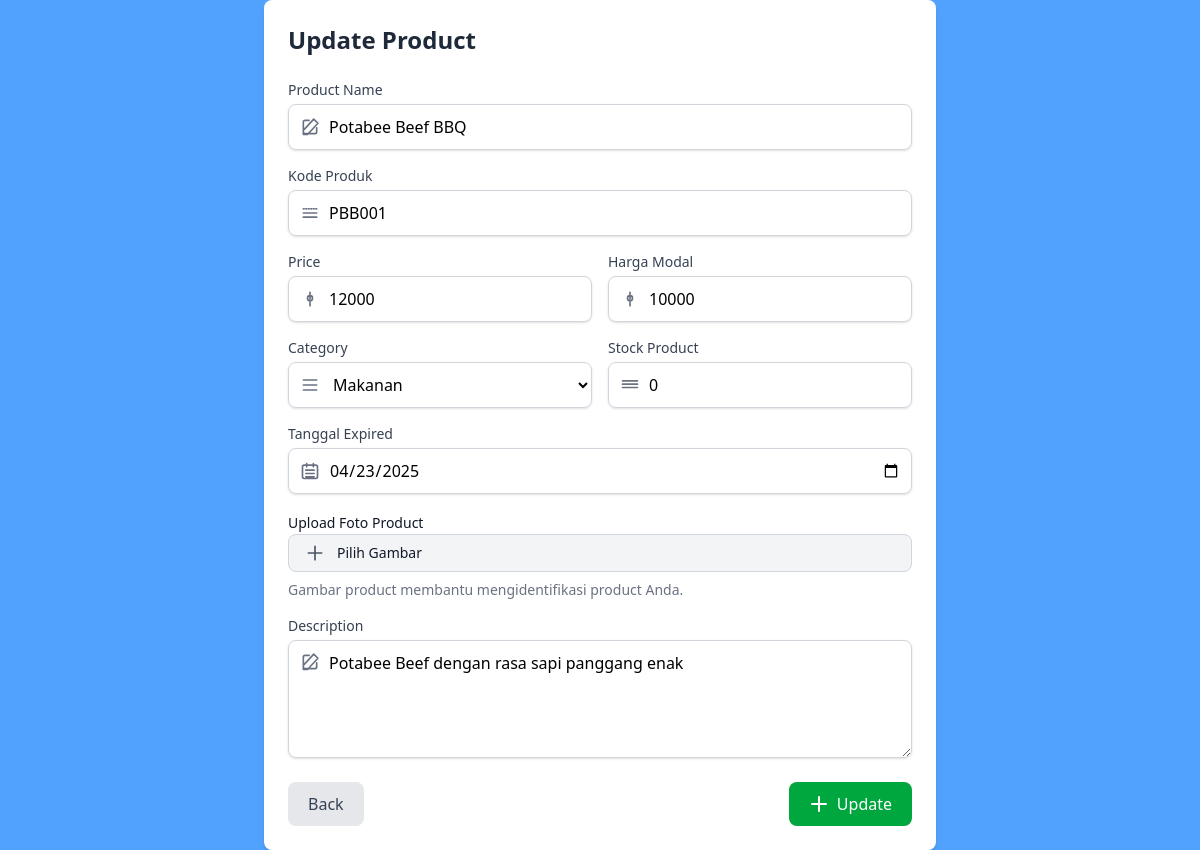
/public/admin/function/update.php?IDP=1 (signed in), run on the app's committed database.
### tables this page shows
CREATE TABLE `t_produk` (
  `f_id` int NOT NULL,
  `f_kodep` varchar(255) NOT NULL,
  `f_nama_produk` varchar(255) NOT NULL,
  `f_tanggal_expired` date NOT NULL,
  `f_stok` int NOT NULL,
  `f_modal` int NOT NULL,
  `f_harga_jual` int NOT NULL,
  `f_keuntungan` varchar(255) NOT NULL,
  `f_id_kategori` int NOT NULL,
  `f_gambar` varchar(255) NOT NULL,
  `f_qr` varchar(255) NOT NULL,
  `f_deskripsi` varchar(255) NOT NULL
);

CREATE TABLE `t_kategori` (
  `f_id` int NOT NULL,
  `f_kategori` varchar(255) NOT NULL
);

### public/admin/function/update.php (the view, shortened to what this page needs)
<?php
    include("../../../src/config.php");
    if (isset($_GET["IDA"])) {
        $id = $_GET["IDA"];
        $query = "SELECT * FROM t_admin WHERE f_id = '$id'";
        $result = mysqli_query($conn, $query);
        $row = mysqli_fetch_assoc($result);
    }elseif(isset($_GET["IDM"])){
        $id = $_GET["IDM"];
        $query = "SELECT * FROM t_member WHERE f_id = '$id'";
        $result = mysqli_query($conn, $query);
        $row = mysqli_fetch_assoc($result);
    }elseif(isset($_GET["IDP"])){
        $id = $_GET["IDP"];
        $query = "SELECT * FROM t_produk WHERE f_id = '$id'";
        $result = mysqli_query($conn, $query);
        $row = mysqli_fetch_assoc($result);
        $rows = mysqli_query($conn, "SELECT * FROM t_kategori");
    }elseif(isset($_GET["IDK"])){
        $id = $_GET["IDK"];
        $query = "SELECT * FROM t_kategori WHERE f_id = '$id'";
        $result = mysqli_query($conn, $query);
        $row = mysqli_fetch_assoc($result);
    }
?>
<!DOCTYPE html>
<html lang="en">
<head>
    <script src="https://unpkg.com/@tailwindcss/browser@4"></script>
</head>
<body class="h-screen bg-blue-400">
    <?php if(isset($_GET["IDP"])):?>
    <section class="flex justify-center items-center min-h-screen">
        <div class="max-w-2xl w-full bg-white shadow-md rounded-lg p-6">
            <h2 class="text-2xl font-semibold text-gray-800 mb-6">Update Product</h2>
            <form method="post" enctype="multipart/form-data">
                <div class="grid gap-4 mb-6 sm:grid-cols-2">
                    <div class="sm:col-span-2">
                    <label for="name" class="block text-sm font-medium text-gray-700">Product Name</label>
                    <div class="relative">
                        <div class="absolute inset-y-0 left-0 flex items-center pl-3 pointer-events-none">
                        <svg class="w-5 h-5 text-gray-500" fill="none" stroke="currentColor" stroke-width="2" viewBox="0 0 24 24">
                            <path stroke-linecap="round" stroke-linejoin="round" d="M11 4H6a2 2 0 00-2 2v12a2 2 0 002 2h12a2 2 0 002-2v-5M16.5 2.5l5 5L9 21H4v-5L16.5 2.5z" />
                        </svg>
                        </div>
                        <input type="text" id="name" name="name" class="mt-1 block w-full pl-10 border border-gray-300 rounded-lg shadow-sm p-2.5 focus:ring-blue-500 focus:border-blue-500" value="<?= $row['f_nama_produk'];?>" required>
                    </div>
                    </div>
                    <div class="sm:col-span-2">
                    <label for="kode_produk" class="block text-sm font-medium text-gray-700">Kode Produk</label>
                    <div class="relative">
                        <div class="absolute inset-y-0 left-0 flex items-center pl-3 pointer-events-none">
                        <svg class="w-5 h-5 text-gray-500" fill="none" stroke="currentColor" stroke-width="2" viewBox="0 0 24 24">
                            <path stroke-linecap="round" stroke-linejoin="round" d="M4 7h1m2 0h1m2 0h1m2 0h1m2 0h1m2 0h1M4 17h16M4 12h16" />
                        </svg>
                        </div>
                        <input type="text" id="kode_produk" name="kode_produk" class="mt-1 block w-full pl-10 border border-gray-300 rounded-lg shadow-sm p-2.5 focus:ring-blue-500 focus:border-blue-500" value="<?= $row['f_kodep'];?>" required>
                    </div>
                    </div>
                    <div>
                    <label for="price" class="block text-sm font-medium text-gray-700">Price</label>
                    <div class="relative">
                        <div class="absolute inset-y-0 left-0 flex items-center pl-3 pointer-events-none">
                        <svg xmlns="http://www.w3.org/2000/svg" class="w-5 h-5 text-gray-500" fill="none" viewBox="0 0 24 24" stroke-width="2" stroke="currentColor">
                            <path stroke-linecap="round" stroke-linejoin="round" d="M12 8c-1.657 0-3 1.343-3 3s1.343 3 3 3m0 0c1.657 0 3-1.343 3-3s-1.343-3-3-3m0 0V4m0 4v4m0 4v4" />
                        </svg>
                        </div>
                        <input type="number" id="price" name="price" class="mt-1 block w-full pl-10 border border-gray-300 rounded-lg shadow-sm p-2.5 focus:ring-blue-500 focus:border-blue-500" value="<?= $row['f_harga_jual'];?>" required>
                    </div>
                    </div>
                    <div>
                    <label for="modal_price" class="block text-sm font-medium text-gray-700">Harga Modal</label>
                    <div class="relative">
                        <div class="absolute inset-y-0 left-0 flex items-center pl-3 pointer-events-none">
                        <svg xmlns="http://www.w3.org/2000/svg" class="w-5 h-5 text-gray-500" fill="none" viewBox="0 0 24 24" stroke-width="2" stroke="currentColor">
                            <path stroke-linecap="round" stroke-linejoin="round" d="M12 8c-1.657 0-3 1.343-3 3s1.343 3 3 3m0 0c1.657 0 3-1.343 3-3s-1.343-3-3-3m0 0V4m0 4v4m0 4v4" />
                        </svg>
                        </div>
                        <input type="number" id="modal_price" name="modal_price" class="mt-1 block w-full pl-10 border border-gray-300 rounded-lg shadow-sm p-2.5 focus:ring-blue-500 focus:border-blue-500" value="<?= $row['f_modal'];?>" required>
                    </div>
                    </div>
                    <div>
                        <label for="category" class="block text-sm font-medium text-gray-700">Category</label>
                        <div class="relative">
                            <div class="absolute inset-y-0 left-0 flex items-center pl-3 pointer-events-none">
                                <svg xmlns="http://www.w3.org/2000/svg" class="w-5 h-5 text-gray-500" fill="none" viewBox="0 0 24 24" stroke-width="2" stroke="currentColor">
                                    <path stroke-linecap="round" stroke-linejoin="round" d="M4 6h16M4 12h16M4 18h16" />
                                </svg>
                            </div>
                            <select id="category" name="category" class="mt-1 block w-full pl-10 border border-gray-300 rounded-lg shadow-sm p-2.5 focus:ring-blue-500 focus:border-blue-500">
                                <?php foreach($rows as $cat): ?>
                                    <option value="<?= $cat['f_id']; ?>" <?= ($cat['f_id'] == $row['f_id_kategori'] ? 'selected' : ''); ?>>
                                        <?= $cat['f_kategori']; ?>
                                    </option>
                                <?php endforeach; ?>
                            </select>
                        </div>
                    </div>
                    <div>
                    <label for="stock" class="block text-sm font-medium text-gray-700">Stock Product</label>
                    <div class="relative">
                        <div class="absolute inset-y-0 left-0 flex items-center pl-3 pointer-events-none">
                        <svg xmlns="http://www.w3.org/2000/svg" class="w-5 h-5 text-gray-500" fill="none" viewBox="0 0 24 24" stroke-width="2" stroke="currentColor">
                            <path stroke-linecap="round" stroke-linejoin="round" d="M3 7h18M3 11h18M3 15h18" />
                        </svg>
                        </div>
                        <input type="number" id="stock" name="stock" class="mt-1 block w-full pl-10 border border-gray-300 rounded-lg shadow-sm p-2.5 focus:ring-blue-500 focus:border-blue-500"value="<?= $row['f_stok'];?>" required>
                    </div>
                    </div>
                    <div class="sm:col-span-2">
                    <label for="expired_date" class="block text-sm font-medium text-gray-700">Tanggal Expired</label>
                    <div class="relative">
                        <div class="absolute inset-y-0 left-0 flex items-center pl-3 pointer-events-none">
                        <svg xmlns="http://www.w3.org/2000/svg" class="w-5 h-5 text-gray-500" fill="none" viewBox="0 0 24 24" stroke-width="2" stroke="currentColor">
                            <path stroke-linecap="round" stroke-linejoin="round" d="M8 7V3m8 4V3m-9 8h10m-10 4h10m-10 4h10M5 21h14a2 2 0 002-2V7a2 2 0 00-2-2H5a2 2 0 00-2 2v12a2 2 0 002 2z" />
                        </svg>
                        </div>
                        <input type="date" id="expired_date" name="expired_date" value="<?= $row['f_tanggal_expired'];?>" class="mt-1 block w-full pl-10 border border-gray-300 rounded-lg shadow-sm p-2.5 focus:ring-blue-500 focus:border-blue-500" required>
                    </div>
                    </div>
                    <div class="sm:col-span-2" id="uploadContainer">
                        <label for="user_avatar" class="text-sm font-medium text-gray-900">
                            Upload Foto Product
                        </label>
                        <div class="flex flex-col gap-2">
                            <label id="fileLabel" for="user_avatar" class="flex items-center gap-3 px-4 py-2 text-sm text-gray-900 bg-gray-100 border border-gray-300 rounded-lg cursor-pointer hover:bg-gray-200">
                            <svg class="w-5 h-5 text-gray-600" fill="none" stroke="currentColor" stroke-width="2" viewBox="0 0 24 24">
                                <path stroke-linecap="round" stroke-linejoin="round" d="M12 4v16m8-8H4" />
                            </svg>
                            <span id="fileLabelText">Pilih Gambar</span>
                            </label>
                            <p class="text-sm text-gray-500" id="defaultMessage">
                            Gambar product membantu mengidentifikasi product Anda.
                            </p>
                        </div>
                    </div>
                    <div class="sm:col-span-2">
                    <label for="description" class="block text-sm font-medium text-gray-700">Description</label>
                    <div class="relative">
                        <div class="absolute top-3 left-3 pointer-events-none">
                        <svg class="w-5 h-5 text-gray-500" fill="none" stroke="currentColor" stroke-width="2" viewBox="0 0 24 24">
                            <path stroke-linecap="round" stroke-linejoin="round" d="M11 4H6a2 2 0 00-2 2v12a2 2 0 002 2h12a2 2 0 002-2v-5M16.5 2.5l5 5L9 21H4v-5L16.5 2.5z" />
                        </svg>
                        </div>
                        <textarea name="description" id="description" rows="4" class="mt-1 block w-full pl-10 border border-gray-300 rounded-lg shadow-sm p-2.5 focus:ring-blue-500 focus:border-blue-500"><?= $row["f_deskripsi"];?></textarea>
                    </div>
                    </div>
                </div>
                <div class="flex justify-between mt-4">
                    <a href="../product.php">
                        <button type="button" class="px-5 py-2.5 text-gray-700 bg-gray-200 hover:bg-gray-300 rounded-lg font-medium transition duration-300">Back</button>
                    </a>
                    <div class="flex space-x-4">
                    <button type="submit" name="product" class="flex items-center px-5 py-2.5 text-white bg-green-600 hover:bg-green-700 rounded-lg font-medium transition duration-300">
                        <svg class="w-5 h-5 mr-2" fill="currentColor" viewBox="0 0 20 20">
                        <path fill-rule="evenodd" d="M10 2a1 1 0 011 1v6h6a1 1 0 110 2h-6v6a1 1 0 11-2 0v-6H3a1 1 0 110-2h6V3a1 1 0 011-1z" clip-rule="evenodd"></path>
                        </svg>
                        Update
                    </button>
                    </div>
                </div>
            </form>
        </div>
    </section>
    <?php endif;?>
</body>
</html>

### data on the page
t_produk: name "Potabee Beef BBQ", kode_produk "PBB001", price "12000", modal_price "10000", category "Makanan", expired_date "04/23/2025", description "Potabee Beef dengan rasa sapi panggang enak"
